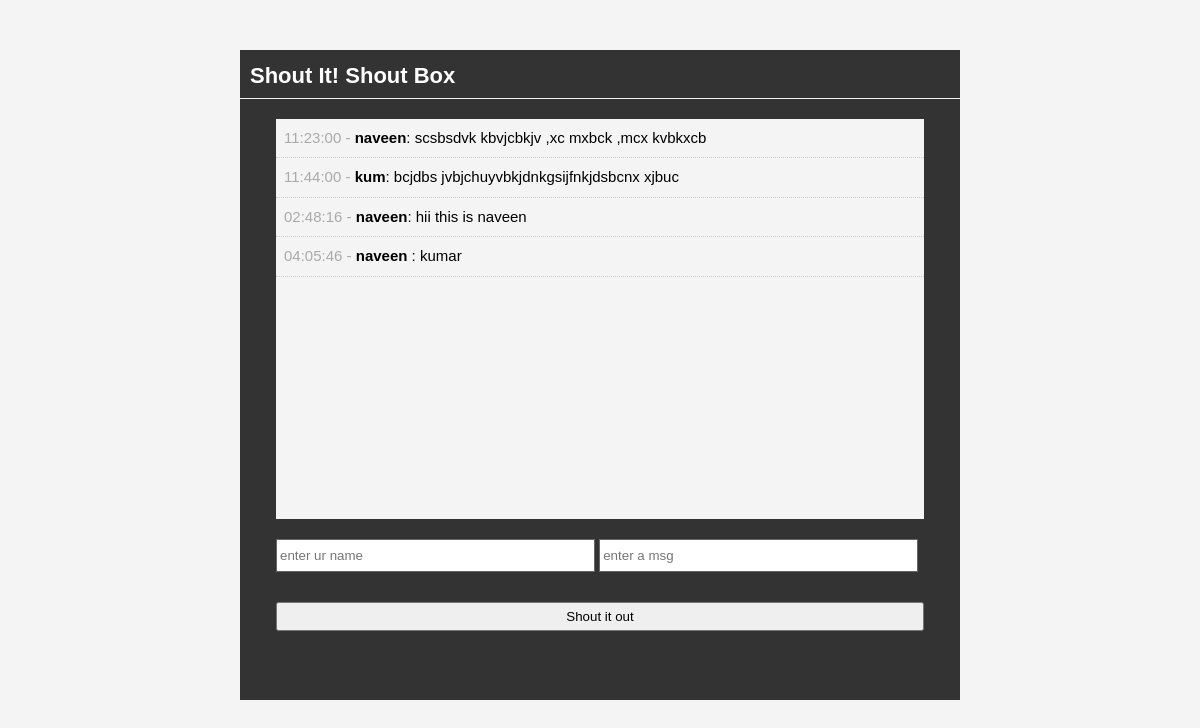
The page / on the database its author committed.
### tables this page shows
CREATE TABLE `shouts` (
  `id` int(11) NOT NULL,
  `user` varchar(50) NOT NULL,
  `message` text NOT NULL,
  `time` time NOT NULL
);

### index.php (the view, shortened to what this page needs)
<?php include 'database.php'; ?>
<?php
$shouts=mysqli_query($con,"select * from shouts");
?>
<!DOCTYPE html>
<html>
<head>
	<link rel="stylesheet" type="text/css" href="css/style.css">
</head>
<body>
	<div id="container">
		<header>
			<h1>Shout It! Shout Box</h1>
		</header>
		<div id="shouts">
			<ul>
				<?php while($row=mysqli_fetch_assoc($shouts)) : ?>
				<li class="shout"><span><?php echo $row["time"]; ?> -</span> <?php echo "<b>".$row['user']."</b>: ".$row['message'];?></li>
				<?php endwhile; ?>
			</ul>
		</div>
		<div id="input">
			<form method="post" action="process.php">
				<input type="text" name="uname" placeholder="enter ur name">
				<input type="text" name="msg" placeholder="enter a msg">
				<br>
				<input class="shout_btn" type="submit" value="Shout it out">
			</form>
		</div>
	</div>
</body>
</html>

### css/style.css (style rules this page uses)
* { margin: 0; padding: 0; }
body { font-family: "arial"; font-size: 15px; background: #f4f4f4; line-height: 1.5em; }
#container { background: #333333; margin: 50px auto; overflow: auto; width: 60%; min-height: 650px; }
header h1 { color: #ffffff; font-size: 22px; padding: 15px 0 10px 10px; border-bottom: 1px solid #f3f3f3; }
#shouts { width:90%; background: #f4f4f4; height: 400px; margin: 20px auto; overflow: auto; }
.shout { list-style: none; border-bottom: 1px #cccccc dotted; padding: 8px; }
.shout span { color: #aaaaaa; }
#input { margin: auto; width: 90%; min-height: 80px; padding: 0; }
#input input[type='text'] { height: 25px; width: 48%; padding: 3px; margin-bottom: 20px; border: #666666 solid 1px; }
#input .shout_btn { width: 100%; padding: 5px; margin-bottom: 20px; margin: 10px auto; }

### rows shown on the page
shouts: time "11:23:00", user "naveen", message "scsbsdvk kbvjcbkjv ,xc mxbck ,mcx kvbkxcb"
shouts: time "11:44:00", user "kum", message "bcjdbs jvbjchuyvbkjdnkgsijfnkjdsbcnx xjbuc"
shouts: time "02:48:16", user "naveen", message "hii this is naveen"
shouts: time "04:05:46", user "naveen", message "kumar"
